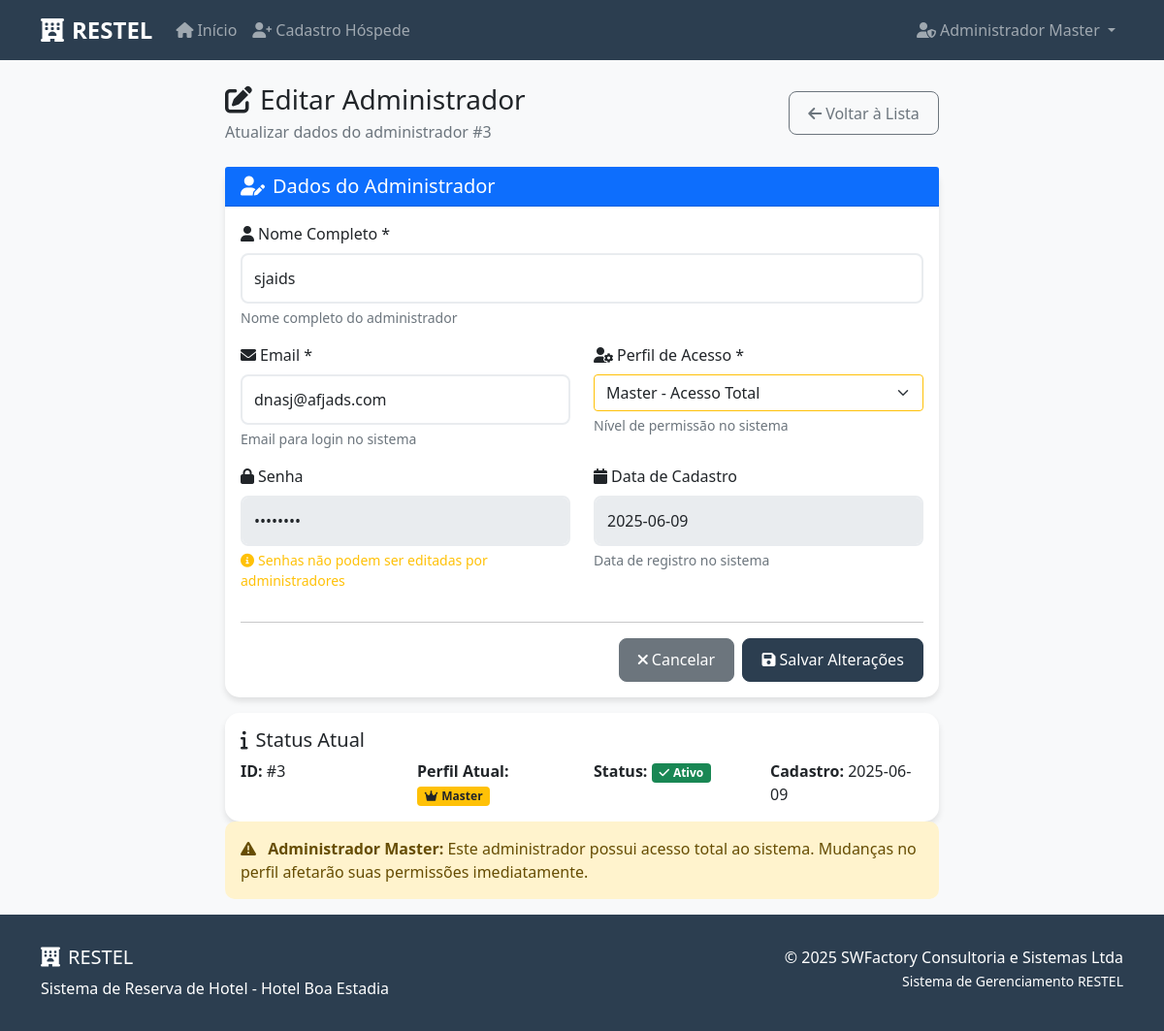
The app's page /admin/administrador/3/editar (signed in) with its own data.
### tables this page shows
CREATE TABLE administradores (
            id INTEGER PRIMARY KEY AUTOINCREMENT,
            nome_completo TEXT NOT NULL,
            email TEXT UNIQUE NOT NULL,
            senha TEXT NOT NULL,
            perfil TEXT NOT NULL CHECK(perfil IN ('Master', 'Padrão')),
            ativo BOOLEAN DEFAULT 1,
            data_cadastro TIMESTAMP DEFAULT CURRENT_TIMESTAMP
        );

### src/restel/app.py (the view)
@app.route('/admin/administrador/<int:admin_id>/editar')
def editar_administrador(admin_id):
    if 'admin_id' not in session or session.get('admin_perfil') != 'Master':
        flash('Acesso negado! Apenas administradores Master podem editar administradores.', 'error')
        return redirect(url_for('painel_admin'))
    conn = get_db_connection()
    administrador = conn.execute('SELECT * FROM administradores WHERE id = ?', (admin_id,)).fetchone()
    conn.close()
    if not administrador:
        flash('Administrador não encontrado!', 'error')
        return redirect(url_for('gerenciar_administradores'))
    return render_template('admin_administrador_editar.html', administrador=administrador)

### src/restel/app.py (called while the page is built)
def get_db_connection():
    from flask import current_app
    db_path = current_app.config.get('DATABASE', DATABASE)
    conn = sqlite3.connect(db_path)
    conn.row_factory = sqlite3.Row
    return conn

### src/restel/templates/admin_administrador_editar.html (shortened to what this page needs)
{% extends "base.html" %}
{% block content %}
<div class="container mt-4">
    <div class="row justify-content-center">
        <div class="col-lg-8">
            <div class="d-flex justify-content-between align-items-center mb-4">
                <div>
                    <h1 class="h3 mb-1">
                        <i class="fas fa-edit me-2"></i>Editar Administrador
                    </h1>
                    <p class="text-muted mb-0">Atualizar dados do administrador #{{ administrador.id }}</p>
                </div>
                <a href="{{ url_for('gerenciar_administradores') }}" class="btn btn-outline-secondary">
                    <i class="fas fa-arrow-left me-1"></i>Voltar à Lista
                </a>
            </div>
            <div class="card">
                <div class="card-header bg-primary text-white">
                    <h2 class="h5 mb-0">
                        <i class="fas fa-user-edit me-2"></i>Dados do Administrador
                    </h2>
                </div>
                <div class="card-body">
                    <form method="POST" action="{{ url_for('processar_edicao_administrador', admin_id=administrador.id) }}">
                        <div class="row">
                            <div class="col-md-12 mb-3">
                                <label for="nome_completo" class="form-label">
                                    <i class="fas fa-user me-1"></i>Nome Completo *
                                </label>
                                <input type="text" class="form-control" id="nome_completo" name="nome_completo"
                                       value="{{ administrador.nome_completo }}" required maxlength="100">
                                <div class="form-text">Nome completo do administrador</div>
                            </div>
                        </div>
                        <div class="row">
                            <div class="col-md-6 mb-3">
                                <label for="email" class="form-label">
                                    <i class="fas fa-envelope me-1"></i>Email *
                                </label>
                                <input type="email" class="form-control" id="email" name="email"
                                       value="{{ administrador.email }}" required maxlength="100">
                                <div class="form-text">Email para login no sistema</div>
                            </div>
                            <div class="col-md-6 mb-3">
                                <label for="perfil" class="form-label">
                                    <i class="fas fa-user-cog me-1"></i>Perfil de Acesso *
                                </label>
                                <select class="form-select" id="perfil" name="perfil" required>
                                    <option value="Master" {% if administrador.perfil == 'Master' %}selected{% endif %}>
                                        Master - Acesso Total
                                    </option>
                                </select>
                                <div class="form-text">Nível de permissão no sistema</div>
                            </div>
                        </div>
                        <div class="row">
                            <div class="col-md-6 mb-3">
                                <label class="form-label">
                                    <i class="fas fa-lock me-1"></i>Senha
                                </label>
                                <input type="password" class="form-control" value="••••••••" readonly disabled>
                                <div class="form-text text-warning">
                                    <i class="fas fa-info-circle me-1"></i>Senhas não podem ser editadas por administradores
                                </div>
                            </div>
                            <div class="col-md-6 mb-3">
                                <label class="form-label">
                                    <i class="fas fa-calendar me-1"></i>Data de Cadastro
                                </label>
                                <input type="text" class="form-control"
                                       value="{{ administrador.data_cadastro.split(' ')[0] if administrador.data_cadastro else 'N/A' }}"
                                       readonly disabled>
                                <div class="form-text">Data de registro no sistema</div>
                            </div>
                        </div>
                        <hr>
                        <div class="row">
                            <div class="col-12">
                                <div class="d-flex gap-2 justify-content-end">
                                    <a href="{{ url_for('gerenciar_administradores') }}" class="btn btn-secondary">
                                        <i class="fas fa-times me-1"></i>Cancelar
                                    </a>
                                    <button type="submit" class="btn btn-primary">
                                        <i class="fas fa-save me-1"></i>Salvar Alterações
                                    </button>
                                </div>
                            </div>
                        </div>
                    </form>
                </div>
            </div>
            <div class="card mt-3">
                <div class="card-body">
                    <h5 class="card-title">
                        <i class="fas fa-info me-2"></i>Status Atual
                    </h5>
                    <div class="row">
                        <div class="col-md-3">
                            <strong>ID:</strong> #{{ administrador.id }}
                        </div>
                        <div class="col-md-3">
                            <strong>Perfil Atual:</strong>
                            {% if administrador.perfil == 'Master' %}
                                <span class="badge bg-warning text-dark">
                                    <i class="fas fa-crown me-1"></i>Master
                                </span>
                            {% else %}
                                <span class="badge bg-info">
                                    <i class="fas fa-user-tie me-1"></i>Padrão
                                </span>
                            {% endif %}
                        </div>
                        <div class="col-md-3">
                            <strong>Status:</strong>
                            {% if administrador.ativo %}
                                <span class="badge bg-success">
                                    <i class="fas fa-check me-1"></i>Ativo
                                </span>
                            {% else %}
                                <span class="badge bg-danger">
                                    <i class="fas fa-times me-1"></i>Inativo
                                </span>
                            {% endif %}
                        </div>
                        <div class="col-md-3">
                            <strong>Cadastro:</strong> {{ administrador.data_cadastro.split(' ')[0] if administrador.data_cadastro else 'N/A' }}
                        </div>
                    </div>
                </div>
            </div>
            {% if administrador.perfil == 'Master' %}
            <div class="alert alert-warning">
                <i class="fas fa-exclamation-triangle me-2"></i>
                <strong>Administrador Master:</strong> Este administrador possui acesso total ao sistema. Mudanças no perfil afetarão suas permissões imediatamente.
            </div>
            {% endif %}
        </div>
    </div>
</div>
{% endblock %}

### src/restel/templates/base.html (style rules this page uses)
:root { --primary-color: #2c3e50; --secondary-color: #3498db; --success-color: #27ae60; --danger-color: #e74c3c; --warning-color: #f39c12; --light-bg: #f8f9fa; }
body { font-family: 'Segoe UI', Tahoma, Geneva, Verdana, sans-serif; background-color: var(--light-bg); }
.card { border: none; border-radius: 15px; box-shadow: 0 4px 6px rgba(0, 0, 0, 0.1); transition: transform 0.2s; }
.btn { border-radius: 8px; padding: 0.6rem 1.2rem; font-weight: 500; }
.btn-primary { background-color: var(--primary-color); border-color: var(--primary-color); }
.form-control { border-radius: 8px; border: 2px solid #e9ecef; padding: 0.75rem; }
.alert { border-radius: 10px; border: none; }

### records on screen
administradores: id "3", nome_completo "sjaids", email "dnasj@afjads.com", perfil "Master - Acesso Total", data_cadastro "2025-06-09"

### other values on screen
{{ session.admin_nome }} "Administrador Master"
